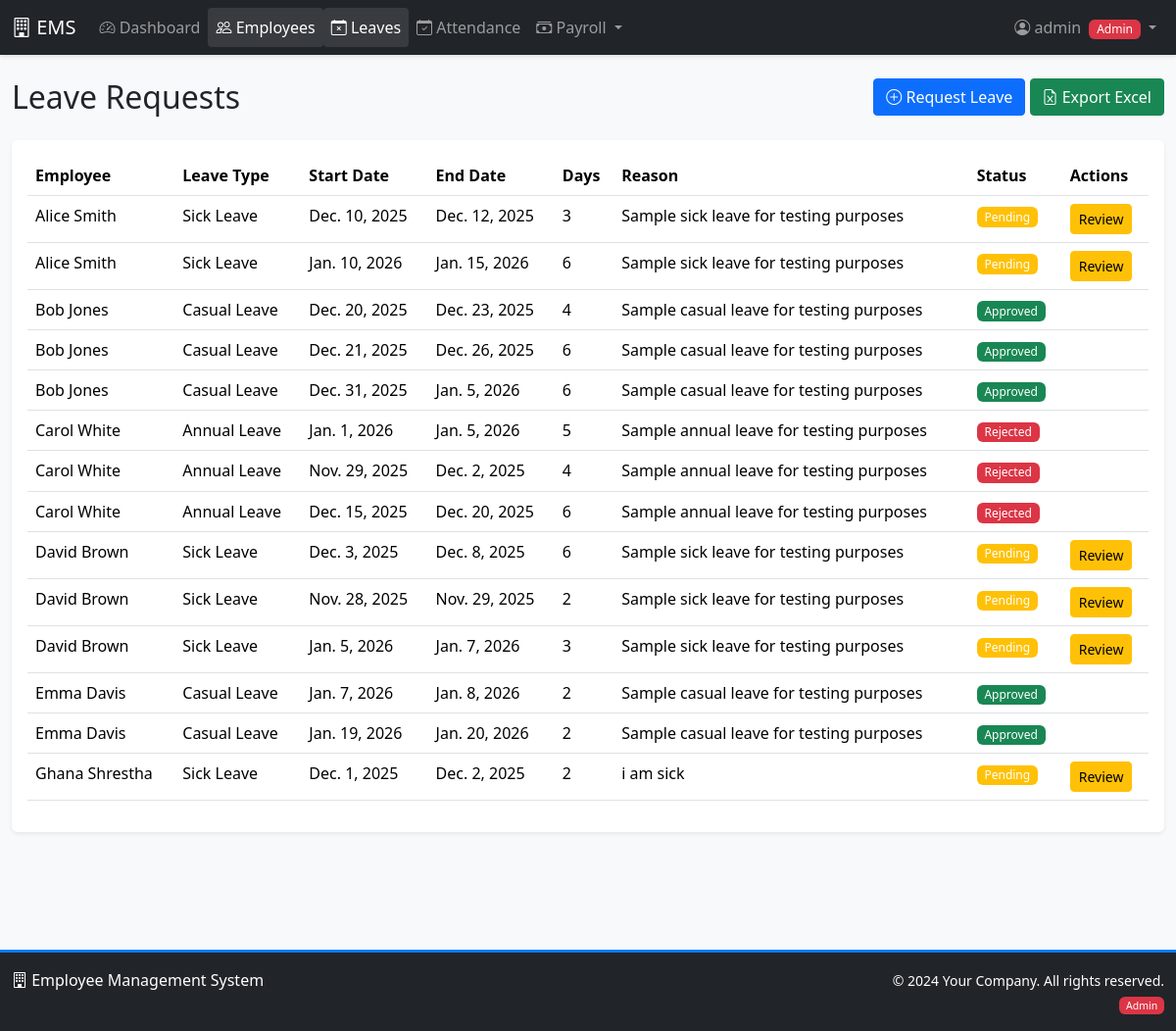
The page /employees/leaves/ (signed in) on the database as committed earlier.
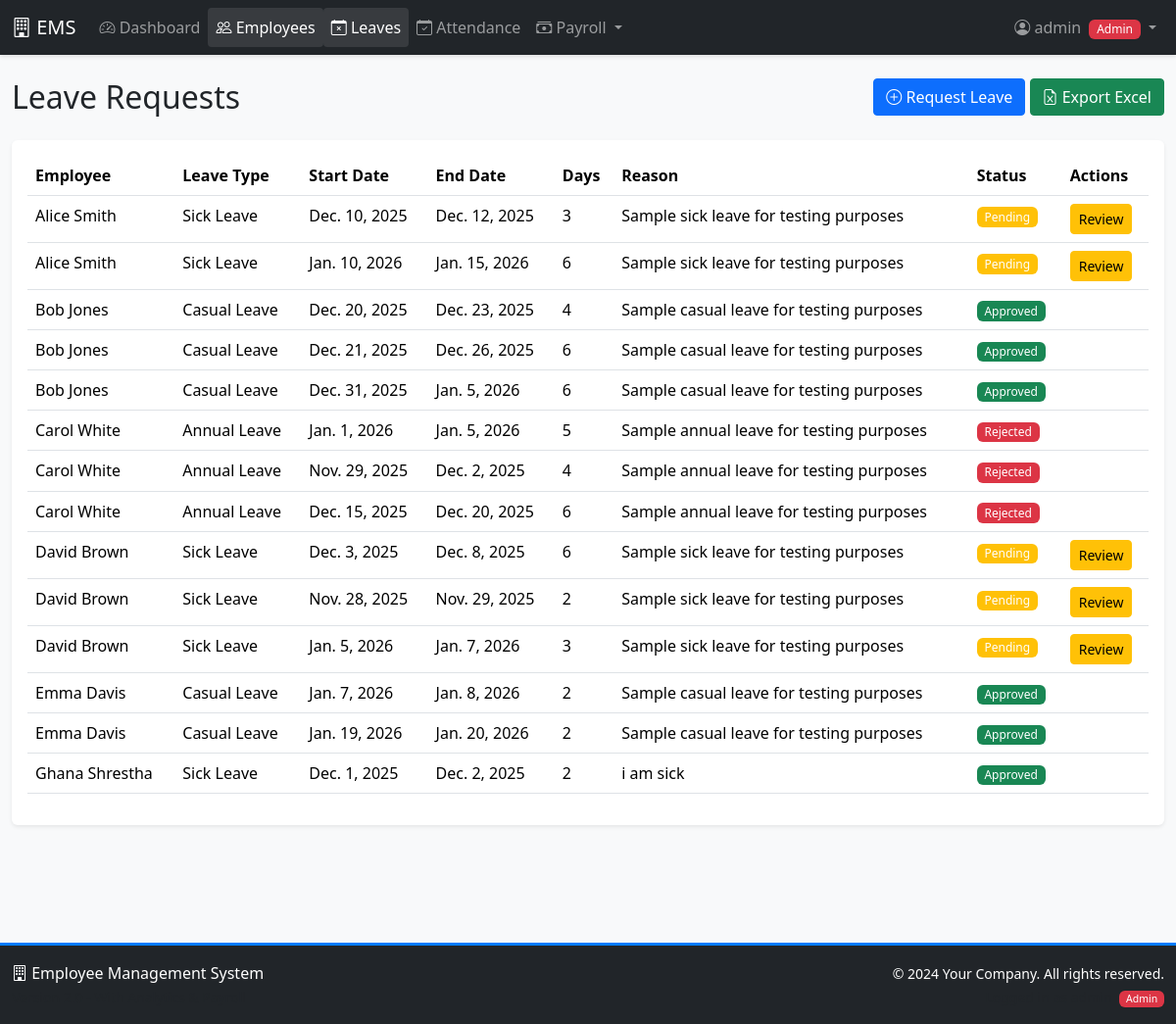
The same page on the database as committed later.
### employees/models.py (models this page shows, shortened)
class LeaveRequest(models.Model):
    LEAVE_TYPE_CHOICES = [
        ('sick', 'Sick Leave'),
        ('casual', 'Casual Leave'),
        ('annual', 'Annual Leave'),
        ('maternity', 'Maternity Leave'),
        ('paternity', 'Paternity Leave'),
    ]
    STATUS_CHOICES = [
        ('pending', 'Pending'),
        ('approved', 'Approved'),
        ('rejected', 'Rejected'),
    ]
    employee = models.ForeignKey(Employee, on_delete=models.CASCADE, related_name='leave_requests')
    leave_type = models.CharField(max_length=20, choices=LEAVE_TYPE_CHOICES)
    start_date = models.DateField()
    end_date = models.DateField()
    reason = models.TextField()
    status = models.CharField(max_length=20, choices=STATUS_CHOICES, default='pending')
    approved_by = models.ForeignKey(User, on_delete=models.SET_NULL, null=True, blank=True, related_name='approved_leaves')
    remarks = models.TextField(blank=True)
    created_at = models.DateTimeField(auto_now_add=True)
    updated_at = models.DateTimeField(auto_now=True)
    @property
    def days_requested(self):
        return (self.end_date - self.start_date).days + 1

class Employee(models.Model):
    DEPARTMENT_CHOICES = [
        ('IT', 'Information Technology'),
        ('HR', 'Human Resources'),
        ('FIN', 'Finance'),
        ('MKT', 'Marketing'),
        ('OPS', 'Operations'),
    ]
    user = models.OneToOneField(User, on_delete=models.CASCADE, related_name='employee')
    employee_id = models.CharField(max_length=10, unique=True)
    department = models.CharField(max_length=50, choices=DEPARTMENT_CHOICES)
    designation = models.CharField(max_length=100)
    date_of_birth = models.DateField()
    date_of_joining = models.DateField()
    salary = models.DecimalField(max_digits=10, decimal_places=2)
    phone = models.CharField(max_length=15)
    address = models.TextField()
    photo = models.ImageField(upload_to='employee_photos/', blank=True, null=True)
    is_active = models.BooleanField(default=True)
    created_at = models.DateTimeField(auto_now_add=True)
    updated_at = models.DateTimeField(auto_now=True)
    basic_salary = models.DecimalField(max_digits=10, decimal_places=2, default=0)
    hra = models.DecimalField(max_digits=10, decimal_places=2, default=0, help_text="House Rent Allowance")
    transport_allowance = models.DecimalField(max_digits=10, decimal_places=2, default=0)
    medical_allowance = models.DecimalField(max_digits=10, decimal_places=2, default=0)

### employees/views.py (the view)
# urls.py: path('leaves/', views.leave_list, name='leave_list'),
@login_required
def leave_list(request):
    user_role = getattr(request.user.profile, 'role', 'employee') if hasattr(request.user, 'profile') else 'employee'
    if user_role in ['admin', 'manager']:
        leaves = LeaveRequest.objects.select_related('employee__user', 'approved_by').all()
    else:
        leaves = LeaveRequest.objects.filter(employee=request.user.employee)
    return render(request, 'employees/leave_list.html', {'leaves': leaves})

### templates/employees/leave_list.html (shortened to what this page needs)
{% extends 'base.html' %}
{% block content %}
<div class="row mb-3">
    <div class="col-md-6">
        <h2>Leave Requests</h2>
    </div>
    <div class="col-md-6 text-end">
        {% if user.profile.role == 'admin' or user.profile.role == 'manager' %}
        <a href="{% url 'employees:leave_create' %}" class="btn btn-primary">
            <i class="bi bi-plus-circle"></i> Request Leave
        </a>
        <a href="{% url 'employees:export_leaves' %}" class="btn btn-success">
            <i class="bi bi-file-earmark-excel"></i> Export Excel
        </a>
        {% else %}
        <a href="{% url 'employees:leave_create' %}" class="btn btn-primary">
            <i class="bi bi-plus-circle"></i> Request Leave
        </a>
        {% endif %}
    </div>
</div>
<div class="card">
    <div class="card-body">
        <div class="table-responsive">
            <table class="table table-hover">
                <thead>
                    <tr>
                        <th>Employee</th>
                        <th>Leave Type</th>
                        <th>Start Date</th>
                        <th>End Date</th>
                        <th>Days</th>
                        <th>Reason</th>
                        <th>Status</th>
                        <th>Actions</th>
                    </tr>
                </thead>
                <tbody>
                    {% for leave in leaves %}
                    <tr>
                        <td>{{ leave.employee.user.get_full_name }}</td>
                        <td>{{ leave.get_leave_type_display }}</td>
                        <td>{{ leave.start_date }}</td>
                        <td>{{ leave.end_date }}</td>
                        <td>{{ leave.days_requested }}</td>
                        <td>{{ leave.reason|truncatewords:10 }}</td>
                        <td>
                            <span class="badge bg-{% if leave.status == 'pending' %}warning{% elif leave.status == 'approved' %}success{% else %}danger{% endif %}">
                                {{ leave.get_status_display }}
                            </span>
                        </td>
                        <td>
                            {% if user.profile.role in 'admin,manager' and leave.status == 'pending' %}
                            <a href="{% url 'employees:leave_approve' leave.pk %}" class="btn btn-sm btn-warning">
                                Review
                            </a>
                            {% endif %}
                        </td>
                    </tr>
                    {% empty %}
                    <tr>
                        <td colspan="8" class="text-center">No leave requests found</td>
                    </tr>
                    {% endfor %}
                </tbody>
            </table>
        </div>
    </div>
</div>
{% endblock %}

Rows that differ between the two databases and show on the page:
changed LeaveRequest "Dec. 1, 2025": status "Pending" → "Approved"; no longer shows "Review"
